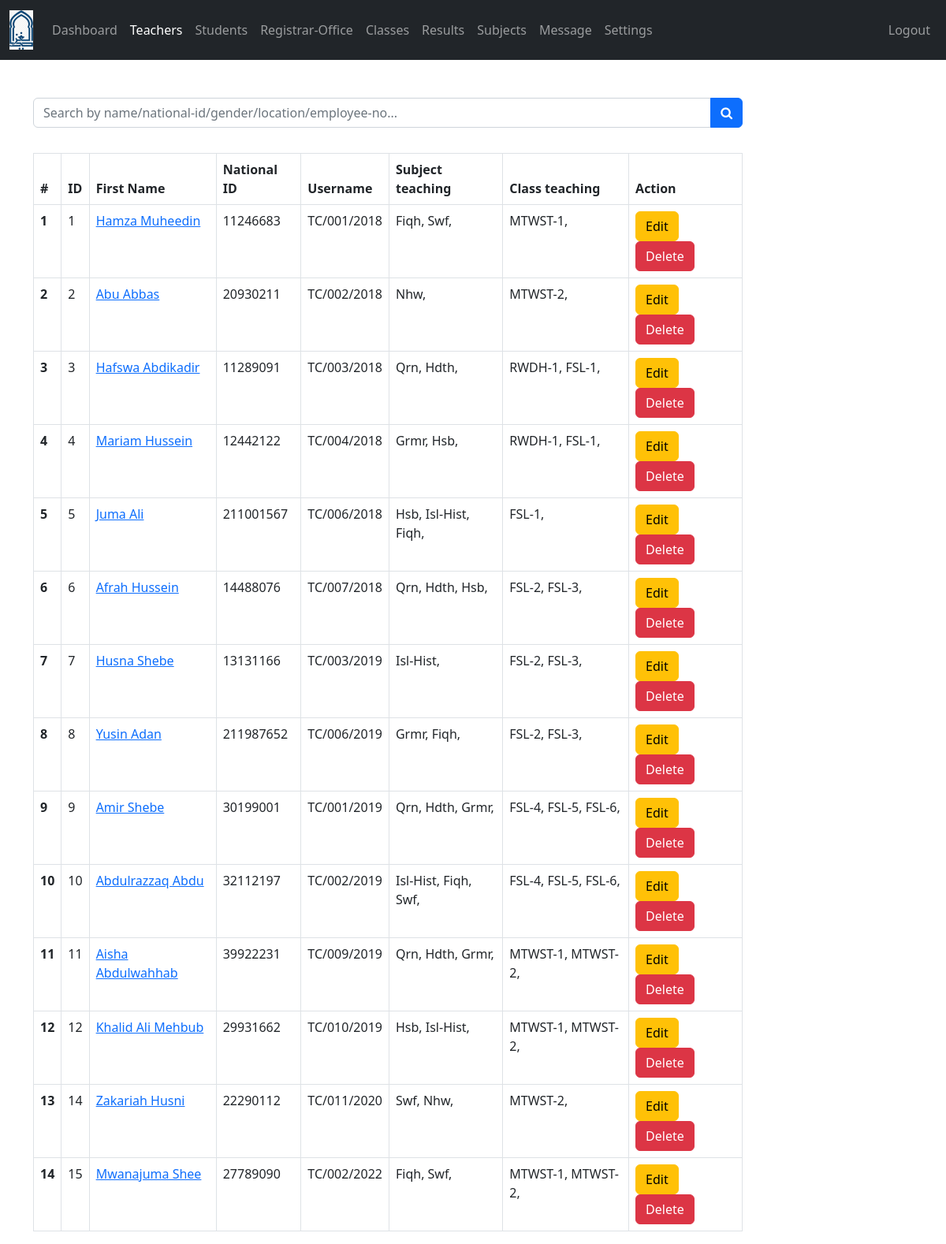
/admin/teacher.php (signed in), run on an earlier commit of the app's database.
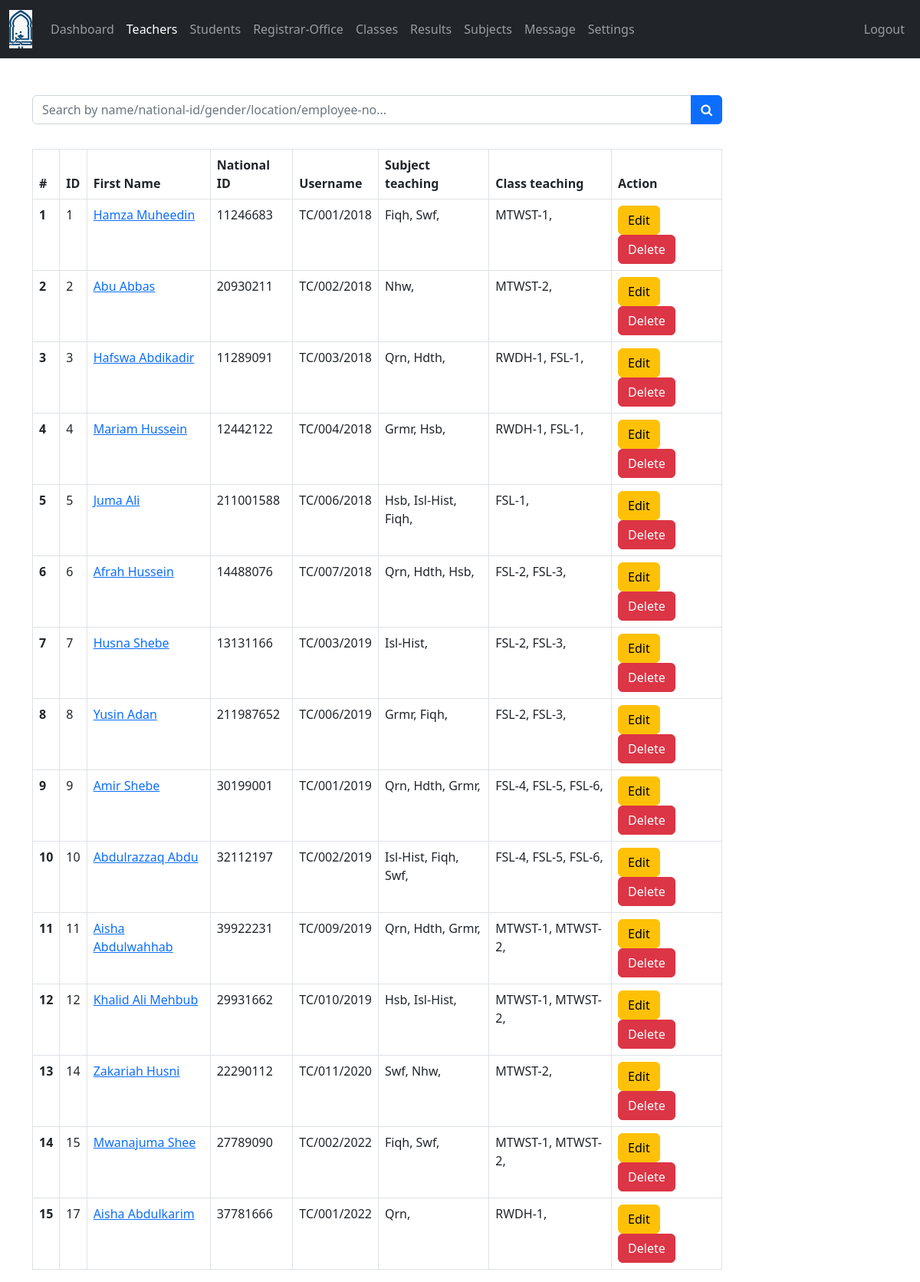
And on a later commit of the database.
### tables this page shows
CREATE TABLE `teachers` (
  `teacher_id` int(11) NOT NULL,
  `username` varchar(127) NOT NULL,
  `password` varchar(255) NOT NULL,
  `grades` varchar(31) NOT NULL,
  `fname` varchar(127) NOT NULL,
  `national_id` varchar(100) DEFAULT NULL,
  `subjects` varchar(31) NOT NULL,
  `address` varchar(50) NOT NULL,
  `employee_number` varchar(50) DEFAULT NULL,
  `date_of_birth` date DEFAULT NULL,
  `phone_number` varchar(31) NOT NULL,
  `gender` varchar(7) NOT NULL,
  `email_address` varchar(255) NOT NULL,
  `date_of_joined` datetime NOT NULL DEFAULT current_timestamp()
);

### admin/data/teacher.php (called while the page is built, shortened)
<?php
function getAllTeachers($conn){
   $sql = "SELECT * FROM teachers";
   $stmt = $conn->prepare($sql);
   $stmt->execute();
   if ($stmt->rowCount() >= 1) {
     $teachers = $stmt->fetchAll();
     return $teachers;
   }else {
   	return 0;
   }
}

### admin/data/subject.php (called while the page is built, shortened)
<?php
function getSubjectById($subject_id, $conn){
   $sql = "SELECT * FROM subjects
           WHERE subject_id=?";
   $stmt = $conn->prepare($sql);
   $stmt->execute([$subject_id]);
   if ($stmt->rowCount() == 1) {
     $subject = $stmt->fetch();
     return $subject;
   }else {
   	return 0;
   }
}
 ?>

### admin/data/grade.php (called while the page is built, shortened)
<?php
function getGradeById($grade_id, $conn){
   $sql = "SELECT * FROM grades
           WHERE grade_id=?";
   $stmt = $conn->prepare($sql);
   $stmt->execute([$grade_id]);
   if ($stmt->rowCount() == 1) {
     $grade = $stmt->fetch();
     return $grade;
   }else {
    return 0;
   }
}

### admin/teacher.php (the view, shortened to what this page needs)
<?php
if (isset($_SESSION['admin_id']) &&
    isset($_SESSION['role'])) {
    if ($_SESSION['role'] == 'Admin') {
       include "../DB_connection.php";
       include "data/teacher.php";
       include "data/subject.php";
       include "data/grade.php";
       include "data/section.php";
       $teachers = getAllTeachers($conn);
 ?>
<!DOCTYPE html>
<html lang="en">
<head>
	<link rel="stylesheet" href="https://cdn.jsdelivr.net/npm/bootstrap@5.2.0/dist/css/bootstrap.min.css">
	<link rel="stylesheet" href="../css/style.css">
  <link rel="stylesheet" href="https://cdnjs.cloudflare.com/ajax/libs/font-awesome/4.7.0/css/font-awesome.min.css">
</head>
<body>
    <?php
        include "inc/navbar.php";
        if ($teachers != 0) {
     ?>
     <div class="container mt-5">
           <form action="teacher-search.php"
                 class="mt-3 n-table"
                 method="get">
             <div class="input-group mb-3">
                <input type="text"
                       class="form-control"
                       name="searchKey"
                       placeholder="Search by name/national-id/gender/location/employee-no...">
                <button class="btn btn-primary">
                        <i class="fa fa-search"
                           aria-hidden="true"></i>
                      </button>
             </div>
           </form>
           <div class="table-responsive">
              <table class="table table-bordered mt-3 n-table">
                <thead>
                  <tr>
                    <th scope="col">#</th>
                    <th scope="col">ID</th>
                    <th scope="col">First Name</th>
                    <th scope="col">National ID</th>
                    <th scope="col">Username</th>
                    <th scope="col">Subject teaching</th>
                    <th scope="col">Class teaching</th>
                    <th scope="col">Action</th>
                  </tr>
                </thead>
                <tbody>
                  <?php $i = 0; foreach ($teachers as $teacher ) {
                    $i++;  ?>
                  <tr>
                    <th scope="row"><?=$i?></th>
                    <td><?=$teacher['teacher_id']?></td>
                    <td><a href="teacher-view.php?teacher_id=<?=$teacher['teacher_id']?>">
                         <?=$teacher['fname']?></a></td>
                    <td><?=$teacher['national_id']?></td>
                    <td><?=$teacher['username']?></td>
                    <td>
                       <?php
                           $s = '';
                           $subjects = str_split(trim($teacher['subjects']));
                           foreach ($subjects as $subject) {
                              $s_temp = getSubjectById($subject, $conn);
                              if ($s_temp != 0)
                                $s .=$s_temp['subject_code'].', ';
                           }
                           echo $s;
                        ?>
                    </td>
                    <td>
                    <?php
                           $g = '';
                           $grades = str_split(trim($teacher['grades']));
                           foreach ($grades as $grade) {
                              $g_temp = getGradeById($grade, $conn);
                              if ($g_temp != 0)
                                $g .=$g_temp['grade_code'].'-'.$g_temp['grade'].', ';
                           }
                           echo $g;
                        ?>
                    </td>
                    <td>
                        <a href="teacher-edit.php?teacher_id=<?=$teacher['teacher_id']?>"
                           class="btn btn-warning">Edit</a>
                        <a href="#" onclick="confirmDelete(<?=$teacher['teacher_id']?>)"
                          class="btn btn-danger">Delete</a>
                    </td>
                  </tr>
                <?php } ?>
                </tbody>
              </table>
           </div>
         <?php } ?>
     </div>
</body>
</html>
<?php
  }else {
    header("Location: ../login.php");
    exit;
  }
}else {
	header("Location: ../login.php");
	exit;
}
?>

What changed in the data, as far as the page shows it:
changed teachers "Juma Ali": national "211001567" → "211001588"
added teachers: teacher_id "17", fname "Aisha Abdulkarim", national "37781666", username "TC/001/2022", s "Qrn,", g "RWDH-1,"
